Frame 1 (no input): blank canvas, image omitted
Frame 60 (no input): blank canvas, image omitted
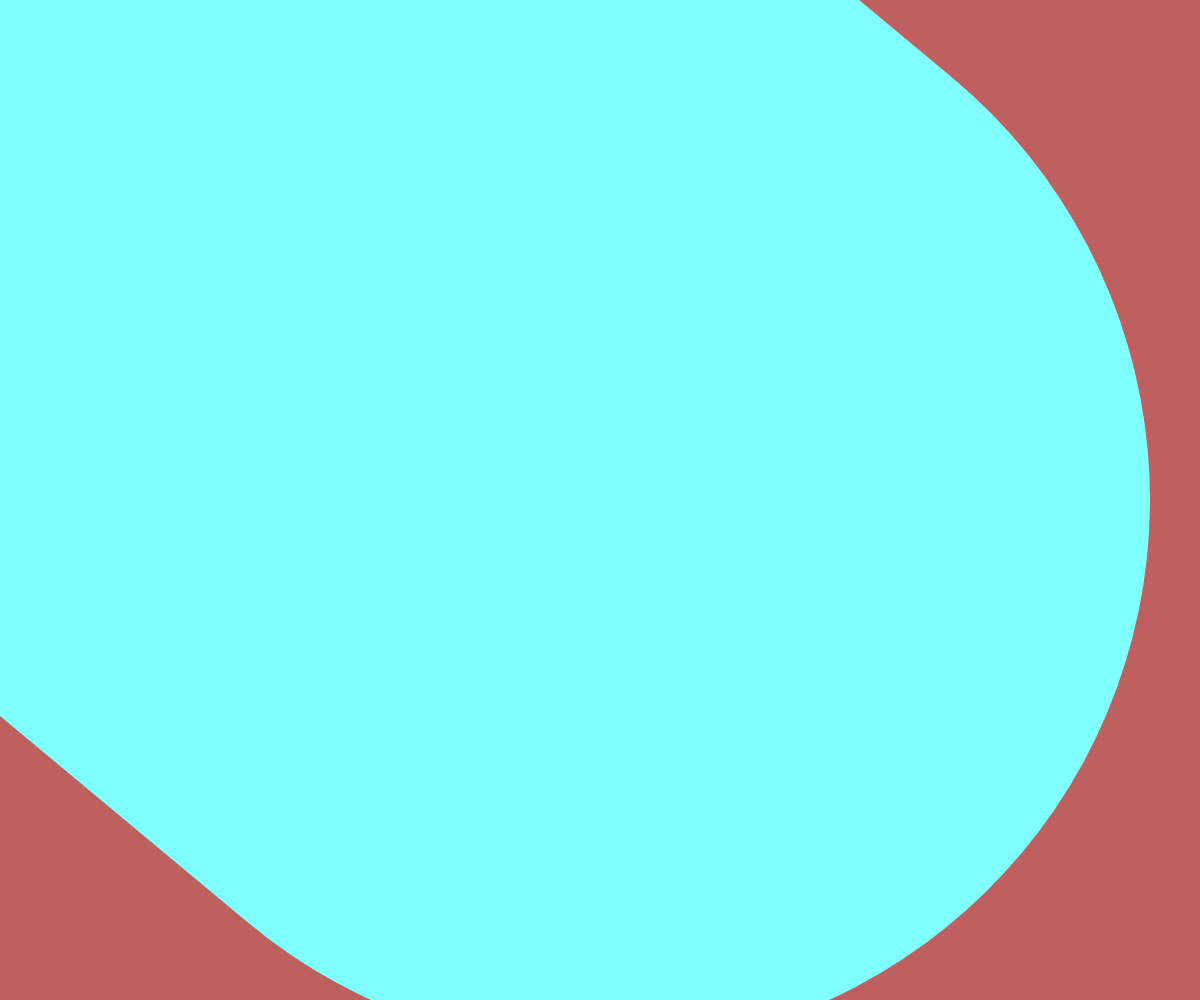
Frame 120 (the mouse pressed at the canvas centre since frame 60)

The p5.js sketch whose frames 1 and 60 were blank and that drew this single picture after the mouse press (run headless with seeded random() and noise() and a simulated clock; from frame 60 on, the mouse is pressed at the canvas centre):

// p5.js sketch
// ── sketch.js


function setup() 
{
  createCanvas (windowWidth, windowHeight);
  colorMode(HSB, 360, 100, 100, 100);
  background(0, 50, 75);
}


function draw() 
{
  stroke(map(mouseX, 0, width, 0, 360) , 50, 100);
  strokeWeight( abs(mouseX-pmouseX)+abs(mouseY-pmouseY));
  line(mouseX, mouseY, pmouseX, pmouseY);
}


function windowResized() 
{
  resizeCanvas (windowWidth, windowHeight);
}
